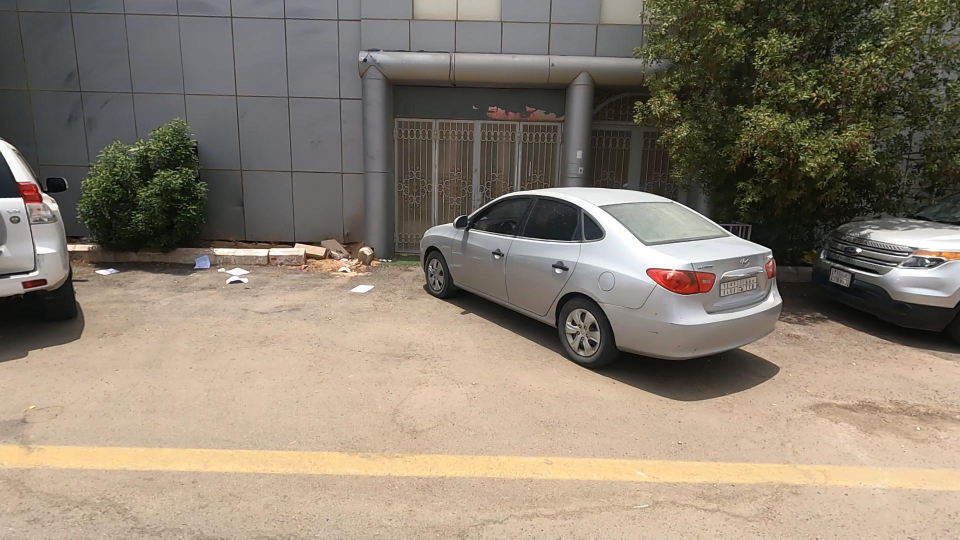
#> input picture project_images/garbage.jpg, 1920 x 1080 px, found by its file name (shown at 1/2 size)
$ jupyter execute --allow-errors SEE.ipynb   (shell and % lines are left out)
#> lines starting #> are read from the running program, lines starting #| are printed output that depends on the picture
# **Smart Environment Eye [SEE]**
**`SEE is an advanced AI-powered object detection system that can detect and classify visual pollutants in real-time. The system is equipped with state-of-the-art computer vision techniques to accurately detect and classify pollutants such as graffiti, garbage, sand on roads, potholes, cluttered sidewalks, bad billboards, etc... `**

*The system can be installed on an Android device, an Edge device, or can be integrated with city surveillance cameras, the system will be connected to GPS and the Internet and can send detected visual pollutants, their type, and their location in real-time to city officials and display them via a monitoring dashboard, allowing them to take immediate action and keep the city clean.*

[Demo](https://huggingface.co/spaces/alshimaa/SEE)

[Github](https://github.com/abdelmageed95/SEE)

[Video 1](https://www.youtube.com/watch?v=Cl3qzpoNr-U )

[Vedio 2](https://www.youtube.com/watch?v=YcwFNqkJR9I )

[Android app](https://drive.google.com/file/d/1-0rna-jzAHyEjBUvbf3qIy2G3foGiIZo/view?usp=sharing)

[Project document](https://drive.google.com/file/d/102T5XyjnzmqGZMrdcFXvOv-3IzPX90Cz/view?usp=sharing)

#**Data Preparation**

[cell 1]
# import the used modules
import os
import shutil
import pandas as pd
import sys
import torch
import glob
from PIL import Image
import cv2
import matplotlib.pyplot as plt
print(f"Python version: {sys.version}, {sys.version_info} ")
print(f"Pytorch version: {torch.__version__} ")

[cell 2]
#  install the gdown library to download data from google drive

# download data from google drive

# unzip the dataset file into dataset folder

[cell 3]
# move to the dataset directory as cwd
%cd dataset

# create training data folder
os.makedirs('train' , exist_ok= True)
os.makedirs('train/images' , exist_ok= True)
os.makedirs('train/labels' , exist_ok= True)

# create validation data folder
os.makedirs("val" , exist_ok= True)
os.makedirs('val/images' , exist_ok= True)
os.makedirs('val/labels' , exist_ok= True )

# create test data folder
os.makedirs("test" , exist_ok= True)
os.makedirs('test/images' , exist_ok= True)

#> (a cell that did not finish here is left out)

#> (a cell that did not finish here is left out)

#### ***Convert the annotation PASCAL VOC format ( xmax , xmin , ymax , ymin )  to YOLO format ( xcenter , ycenter ,width , height)***

#### Split training / validation sets

1.  training   : 7409 images
2.  validation : 466 images

[cell 6]
# train dataset
image_w= 1920
image_h = 1080

# specify the training images
#> (the rest of this cell did not finish here and is left out)

[cell 7]
# check the length of training images and labels ( text file per image )
print(len(os.listdir("train/images")))
print(len(os.listdir("train/labels")))

#> (a cell that did not finish here is left out)

[cell 9]
# check the length of val images and labels ( text file per image )
print(len(os.listdir("val/images")))
print(len(os.listdir("val/labels")))

#> (a cell that did not finish here is left out)

# **Training The Model**

[cell 11]
# clone the yolov7  repo

[cell 12]
# move to the yolov7 folder as cwd
%cd yolov7

# install the requirements

[cell 13]
# disable connection to weights and biases Cloud

[cell 14]
# download the pretrained  weight of yolov7

[cell 15]
# befor starting the training
# - add a custom yaml file in yolov7/data/training/
# you can download it for tnis link  https://drive.google.com/file/d/1fntLs720iULfH-cgd2kTcbeaPRwUWymp/view?usp=sharing

# or make it yourself containing the following
"""
train: ./dataset/train
val:  ./dataset/val

# number of classes
nc: 11

# class names
names: [ 'GRAFFITI','FADED_SIGNAGE','POTHOLES','GARBAGE','CONSTRUCTION_ROAD','BROKEN_SIGNAGE','BAD_STREETLIGHT','BAD_BILLBOARD','SAND_ON_ROAD','CLUTTER_SIDEWALK','UNKEPT_FACAD' ]

"""

# - go to yolov7/cfg/training/yolov7.yaml   and change number of classes to 11

# start the training

# **Testing and Detection**

#### *You can download model weights from this link  [Model_weights](https://drive.google.com/file/d/14zNYC403L36OajasY2AAWrIG4CQbZSDu/view?usp=sharing)*
#### *model [zip](https://drive.google.com/file/d/1Cw9F1tevtxwx9ZyCVx7aGjiknQD99muO/view?usp=sharing) file*

[cell 16]
# run detect.py

# for better bounding boxes visualization  you can go to detect.py --> line 129  and put  line_thickness = 2

[cell 17]
# get the image names
import glob
images_name=glob.glob("runs/detect/exp/*.jpg")
images_name=[i.split("/")[-1].split('.')[0] for i in images_name]  # if you are testing our code in vscode you should replace i.split("/") with i.split("\\")
print(len(images_name))
images_name[:5]

[cell 18]
# check how many images contains detected bounding boxes
labels=glob.glob("runs/detect/exp/labels/*.txt")
labels=[i.split("/")[-1].split('.')[0] for i in labels]
print(len(labels))
labels[:5]

#### *Convert the output prediction yolo format to pascal voc format*

[cell 19]
width,height= 1920 ,1080

maped_names=[ 'GRAFFITI','FADED_SIGNAGE','POTHOLES','GARBAGE','CONSTRUCTION_ROAD','BROKEN_SIGNAGE','BAD_STREETLIGHT','BAD_BILLBOARD','SAND_ON_ROAD','CLUTTER_SIDEWALK','UNKEPT_FACAD']

# Convert the output prediction yolo format to pascal voc format

def convert(class_id, x, y, w, h):
    xmax = float(int(((x*width)  + (w * width))   /2.0 ))
    xmin = float(int(((x*width)  - (w * width))   /2.0 ))
    ymax = float(int(((y*height) + (h * height))  /2.0 ))
    ymin = float(int(((y*height) - (h * height))  /2.0 ))
    name=maped_names[class_id]
    class_id = float(class_id)
    return class_id, xmin , xmax  , ymin , ymax  ,name

[cell 20]
# construct Datafram from the prediction txt file
df_classes=[]
df_image_path=[]
df_names=[]
Xmaxs=[]
Xmins=[]
Ymaxs=[]
Ymins=[]
for img in images_name:
    try:
        with open(f"runs/detect/exp/labels/{img}.txt") as f :
            for line in f:
                df_image_path.append(img+'.jpg')
                line=line.rstrip('\n').split()
                # apply the conversion function
                class_id, xmin, xmax, ymin, ymax,name=convert(int(line[0]),float(line[1]),float(line[2]),float(line[3]),float(line[4]))
                df_classes.append(class_id)
                df_names.append(name)
                Xmaxs.append(xmax)
                Xmins.append(xmin)
                Ymaxs.append(ymax)
                Ymins.append(ymin)
    except:
        df_image_path.append(img+'.jpg')
        df_classes.append(None)
        df_names.append(None)
        Xmaxs.append(None)
        Xmins.append(None)
        Ymaxs.append(None)
        Ymins.append(None)


df_dict={"class":df_classes,"image_path":df_image_path,"name":df_names,"xmax":Xmaxs,"xmin":Xmins,"ymax":Ymaxs,"ymin":Ymins}

df=pd.DataFrame(df_dict)
df.head()

[cell 21]
# save the submission csv file

df.to_csv('SUBMISSION.csv',index=False)

# ***Automation of Data Annotation***

***`Scaling The Project Over Millions of Collected Images is very diffcult task to be achievied with traditional data annotation method `***

*Data annotation can be time-consuming and labor-intensive especially for large amount of data . Additionally, it requires a high level of expertise and attention to detail to ensure that the annotations are accurate and consistent. Furthermore, manual annotation may lead to errors and biases that can negatively impact the performance of machine learning models*

> `We can use AI to help in data annotation`

1.  **CLIP Segamentation Transformer**
2.   **Yolo with Human in The Loop**

---

---

---

## `Method 1:`

> **Using CLIP Segamentation Transformer**

CLIP (Contrastive Language-Image Pre-training) is a transformer-based model that was trained using a novel contrastive learning objective on a dataset of images and their associated textual captions. It is designed to perform a task called "segmentation", which involves identifying and locating specific objects within an image. **The model learns to associate the textual information in the captions with the visual information in the images, allowing it to make predictions about the location and identity of objects within new images**.

- We can use CLIPSeg to annotate simple objects in images like Garbage. However, we can train it to annotate complicated objects on a few thousand manually annotated data

[cell 22]
from transformers import CLIPSegProcessor, CLIPSegForImageSegmentation
import torch
import glob
from PIL import Image
import cv2
import matplotlib.pyplot as plt

#> (the rest of this cell did not finish here and is left out)

[cell 23]
from PIL import Image
img = Image.open("/content/garbage.jpg")
#> img is the input picture: PIL image 1920x1080 RGB; mean R, G, B 138.6, 127.7, 112.7

# reduce image size for better display in notebook
img2 =  img.resize((400,400))
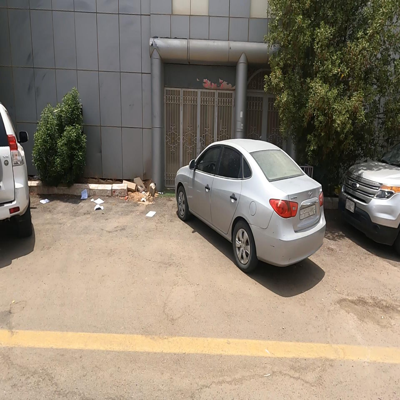
#> img2: PIL image 400x400 RGB; mean R, G, B 138.6, 127.7, 112.7
img2

[cell 24]
# specify the prompt (discription of the object) that we want to annotate
prompts = ["garbage"]

#> (a cell that did not finish here is left out)

#> (a cell that did not finish here is left out)

[cell 27]
import cv2
# Grayscale then Otsu's threshold
img_hm = cv2.imread('garbage_heatmap.png')
img_org = cv2.imread('garbage.jpg')
# match the size of orignal image and the heatmap
#> (the rest of this cell did not finish here and is left out)
